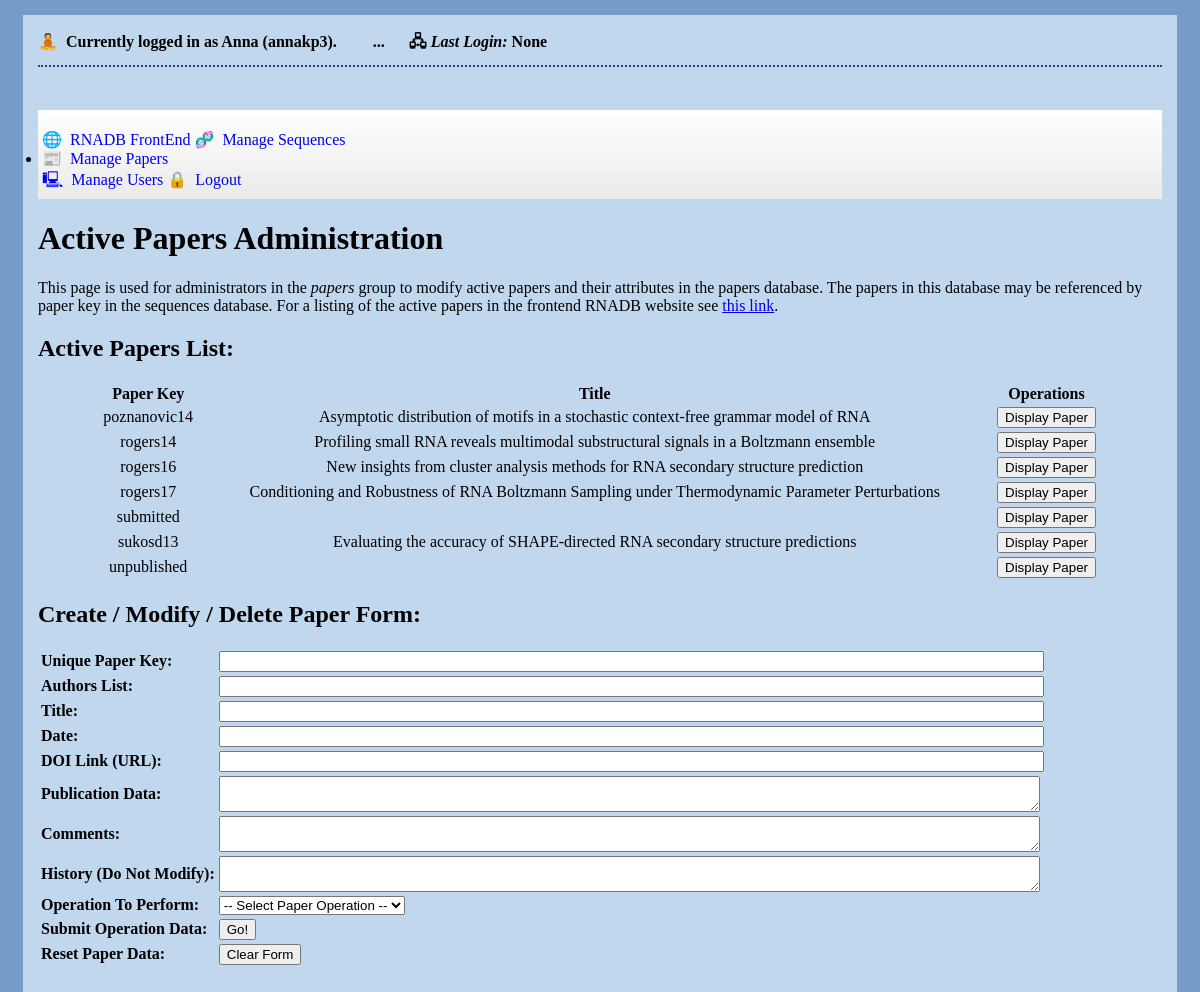
The app's page /Admin/ManagePapers.php (signed in) with its own data.
### tables this page shows
CREATE TABLE `Papers` (
  `pid` int(10) UNSIGNED NOT NULL,
  `paper_key` varchar(48) NOT NULL,
  `authors` text NOT NULL,
  `title` text NOT NULL,
  `pub_data` text NOT NULL,
  `date` varchar(32) NOT NULL,
  `doi` text NOT NULL,
  `comments` text,
  `history` text
);

### Admin/Sessions.php (called while the page is built, shortened)
<?php
class Sessions {
     public static function VerifyLogin() {
          return $_SESSION['loginValid'];
     }
     public static function GetCurrentUserName() {
          if(isset($_SESSION['userName'])) {
               return $_SESSION['userName'];
          }
          return "";
     }
     public static function GetCurrentUserFullName() {
          if(isset($_SESSION['fullName'])) {
               return $_SESSION['fullName'];
          }
          return "";
     }
     public static function GetCurrentUserLastLogin() {
          if(isset($_SESSION['lastLogin'])) {
               return $_SESSION['lastLogin'];
          }
          return "";
     }
};
?>

### Admin/DatabaseUtils.php (called while the page is built, shortened)
<?php
class DatabaseUtils {
     public static function DeSQL($sqlQuery, $dbCon) {
          $safeSQLQuery = stripslashes($sqlQuery);
          return mysqli_query($dbCon, $safeSQLQuery);
     }
};
?>

### Admin/ManagePapers.php (the view, shortened to what this page needs)
<?php
include_once "Sessions.php";
?>
<html>
<head>
	<link type="text/css" href="css/main.css" rel="stylesheet" />
	<link type="text/css" href="css/smoothness/jquery-ui-tabs.css" rel="stylesheet" />
</head>
<body>
<?php
include_once "DatabaseUtils.php";
include_once "PaperUtils.php";
include      "NavigationBar.php";
PrintNavBarHTML(PAPERS_ADMIN_PAGE);
?>
<h1>Active Papers Administration</h1>
<p>
This page is used for administrators in the <i>papers</i> group to modify active papers and their
attributes in the papers database. The papers in this database may be referenced by paper key in the
sequences database. For a listing of the active papers in the frontend RNADB website see
<a href="https://rnadb.gatech.edu/FrontEnd/Papers.php">this link</a>.
</p>
<h2>Active Papers List:</h2>
<table style="width:90%; text-align: center;" align="center">
  <tr>
    <th>Paper Key</th>
    <th>Title</th>
    <th>Operations</th>
  </tr>
<?php
include_once "Sessions.php";
include_once "DatabaseUtils.php";
$dbCon = DatabaseUtils::ConnectToRNADB();
$userRowData = NULL;
if(Sessions::CurrentUserIsPapersAdmin()) {
    $userSQLQuery = "SELECT * FROM " . BackendConfig::DB_PAPERS_TBL . ";";
    $userRowData = DatabaseUtils::DeSQL($userSQLQuery, $dbCon);
}
while($userRowData && $row = mysqli_fetch_assoc($userRowData)) {
     echo "<tr>\n";
     echo "     <td>" . $row['paper_key'] . "</td>\n";
     echo "     <td>" . $row['title'] . "</td>\n";
     echo '     <td><button class="DisplayPaperButton" value="' . $row['paper_key'] .
          "\" onclick=\"FetchPaperData('" . $row['paper_key'] . "')\">Display Paper</button></td>\n";
     echo "</tr>\n";
}
?>
</table>
<h2>Create / Modify / Delete Paper Form:</h2>
<form action="ManagePapers.php" method="post">
   <table>
     <tr>
        <td><b>Unique Paper Key: </b></td>
        <td><input type="text" size="100" name="DisplayFormPaperKey" id="DisplayFormPaperKey" /></td>
     </tr>
     <tr>
        <td><b>Authors List: </b></td>
        <td><input type="text" size="100" name="DisplayFormPaperAuthors" id="DisplayFormPaperAuthors" /></td>
     </tr>
     <tr>
        <td><b>Title: </b></td>
        <td><input type="text" size="100" name="DisplayFormPaperTitle" id="DisplayFormPaperTitle" /></td>
     </tr>
     <tr>
        <td><b>Date: </b></td>
        <td><input type="text" size="100" name="DisplayFormPaperDate" id="DisplayFormPaperDate" /></td>
     </tr>
     <tr>
        <td><b>DOI Link (URL): </b></td>
        <td><input type="text" size="100" name="DisplayFormPaperDOIInfo" id="DisplayFormPaperDOIInfo" /></td>
     </tr>
     <tr>
        <td><b>Publication Data: </b></td>
        <td><textarea cols="100" name="DisplayFormPaperPubData" id="DisplayFormPaperPubData"></textarea></td>
     </tr>
     <tr>
        <td><b>Comments: </b></td>
        <td><textarea cols="100" name="DisplayFormPaperComments" id="DisplayFormPaperComments"></textarea></td>
     </tr>
     <tr>
        <td><b>History (Do Not Modify): </b></td>
        <td><textarea cols="100" readonly name="DisplayFormPaperHistory" id="DisplayFormPaperHistory"></textarea></td>
     </tr>
     <tr>
        <td><b>Operation To Perform: </b></td>
        <td><select name="DisplayFormOperation" id="DisplayFormOperation">
                   <option name="None" value="None"> -- Select Paper Operation -- </option>
            </select>
        </td>
     </tr>
     <tr>
        <td><b>Submit Operation Data: </b></td>
        <td><input type="submit" value="Go!" /></td>
     </tr>
     <tr>
        <td><b>Reset Paper Data: </b></td>
        <td><input type="reset" value="Clear Form" /></td>
     </tr>
   </table>
</form>
</div>
</div>
</body>
</html>

### Admin/NavigationBar.php (shortened to what this page needs)
<?php
include_once "Sessions.php";
function PrintNavBarHTML($whichIsCurrentTab) {
     echo "<div id=\"tabs\">\n\n";
     $userLoggedIn = false;
     if(Sessions::VerifyLogin(false)) {
          $userLoggedIn = true;
          echo "<span class=\"loginSummaryStats\"><b>";
          $userNameStr = Sessions::GetCurrentUserFullName() . " (" .
                         Sessions::GetCurrentUserName() . ")";
          echo "     &#x1f9d8;&nbsp; Currently logged in as " . $userNameStr . ". &nbsp&nbsp\n";
          echo "&nbsp;&nbsp;&nbsp;&nbsp; ... &nbsp;&nbsp;&nbsp;&nbsp; &#x1f5a7; ";
          echo "     <i>Last Login:</i> " . Sessions::GetCurrentUserLastLogin() . "&nbsp;&nbsp;\n";
          echo "</b></span>\n\n</br>\n";
          echo "<hr/>\n\n<br/>\n\n";
     }
     echo "<ul class=\"ui-tabs\">\n";
     for($tabNum = 0; $tabNum < TOTAL_TAB_COUNT; $tabNum++) {
          $tabTitle = "Unknown Tab Title";
          $tabLink = "#";
          $tabIcon = "";
          if($tabNum == RNADB_FRONTEND_PAGE) {
               $tabIcon = "&#x1f310;";
               $tabTitle = "RNADB FrontEnd";
               $tabLink = "/FrontEnd/Search.php";
          }
          else if($tabNum == SEQS_ADMIN_PAGE) {
               $tabIcon = "&#x1f9ec;";
               $tabTitle = "Manage Sequences";
               $tabLink = "ManageSequences.php";
          }
          else if($tabNum == PAPERS_ADMIN_PAGE) {
               $tabIcon = "&#x1f4f0;";
               $tabTitle = "Manage Papers";
               $tabLink = "ManagePapers.php";
          }
          else if($tabNum == USERS_ADMIN_PAGE) {
               $tabIcon = "&#x1f5b3;";
               $tabTitle = "Manage Users";
               $tabLink = "ManageUsers.php";
          }
          else if($tabNum == LOGIN_ADMIN_PAGE) {
               $tabIcon = $userLoggedIn ? "&#x1f512;" : "&#x1f513;";
               $tabTitle = $userLoggedIn ? "Logout" : "Login";
               $tabLink = $userLoggedIn ? "Logout.php" : "Login.php";
          }
          if($tabNum == $whichIsCurrentTab) {
               echo "     <li class=\"ui-tabs-selected\"><a style=\"text-decoration: none;\" " .
                    "href=\"#tabs-1\" onclick=\"window.location.href='$tabLink'\">$tabIcon&nbsp; $tabTitle</a></li>\n";
          }
          else {
               echo "     <li class=\"liInline\"><a style=\"text-decoration: none;\" ".
                    "href=\"$tabLink\" onclick=\"window.location.href='$tabLink'\">$tabIcon&nbsp; $tabTitle</a></li>\n";
          }
     }
     echo "</ul>\n\n";
     echo "<div id=\"tabs-1\" style=\"height:auto;\">\n";
}
?>

### Admin/css/main.css (style rules this page uses)
.liInline { display:inline; display:inline-block; zoom:1; }
body { background: #779BC8; }
#tabs { background: #C1D7EE; margin: 15px; padding: 15px; }
#tabs-1 { background: none; }
hr { height: 2px; border: none; border-top: dotted 2px #204A87; color: none; background-color: none; }

### records on screen
papers: paper_key "poznanovic14", title "Asymptotic distribution of motifs in a stochastic context-free grammar model of RNA"
papers: paper_key "rogers14", title "Profiling small RNA reveals multimodal substructural signals in a Boltzmann ensemble"
papers: paper_key "rogers16", title "New insights from cluster analysis methods for RNA secondary structure prediction"
papers: paper_key "rogers17", title "Conditioning and Robustness of RNA Boltzmann Sampling under Thermodynamic Parameter Perturbations"
papers: paper_key "submitted"
papers: paper_key "sukosd13", title "Evaluating the accuracy of SHAPE-directed RNA secondary structure predictions"
papers: paper_key "unpublished"

### other values on screen
$userNameStr "Anna (annakp3)"
Sessions::GetCurrentUserLastLogin() "None"
$tabIcon "🌐"
$tabTitle "RNADB FrontEnd"
$tabIcon "🧬"
$tabTitle "Manage Sequences"
$tabIcon "📰"
$tabTitle "Manage Papers"
$tabIcon "🖳"
$tabTitle "Manage Users"
$tabIcon "🔒"
$tabTitle "Logout"
